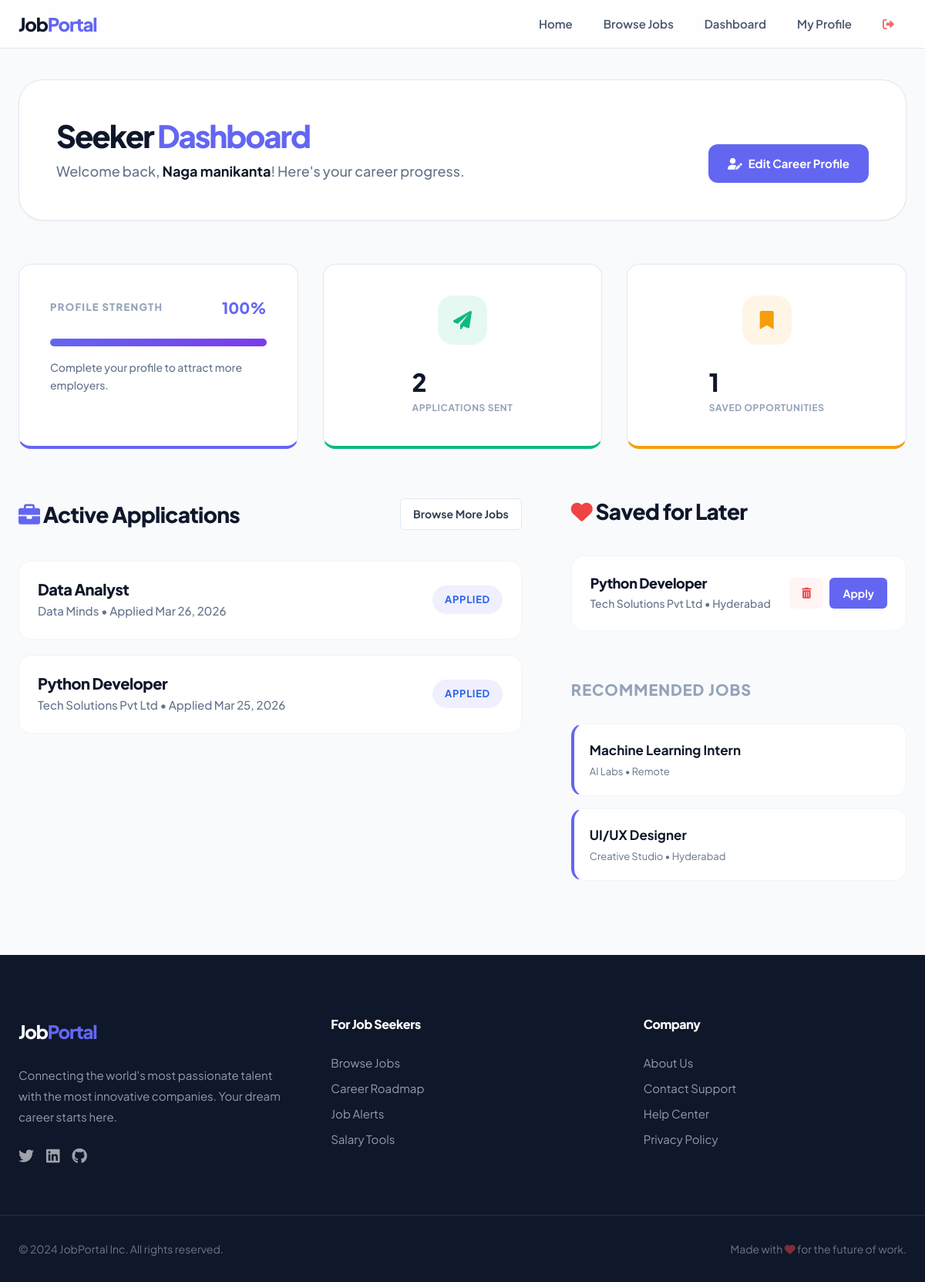
The app's page /seeker/dashboard/ (signed in) with its own data.
### jobs/models.py (models this page shows, shortened)
class Application(models.Model):
    STATUS_CHOICES = (
        ('Applied', 'Applied'),
        ('Shortlisted', 'Shortlisted'),
        ('Interview', 'Interview'),
        ('Selected', 'Selected'),
        ('Rejected', 'Rejected'),
    )
    job = models.ForeignKey(Job, on_delete=models.CASCADE, related_name='applications')
    seeker = models.ForeignKey(User, on_delete=models.CASCADE, related_name='applications_made')
    resume = models.FileField(upload_to='applications/')
    cover_letter = models.TextField(blank=True)
    status = models.CharField(max_length=20, choices=STATUS_CHOICES, default='Applied')
    applied_at = models.DateTimeField(auto_now_add=True)
    class Meta:
        unique_together = ('job', 'seeker') # Prevent duplicate applications

class Job(models.Model):
    JOB_TYPE_CHOICES = (
        ('Full-time', 'Full-time'),
        ('Part-time', 'Part-time'),
        ('Remote', 'Remote'),
        ('Freelance', 'Freelance'),
        ('Contract', 'Contract'),
        ('Internship', 'Internship'),
    )
    employer = models.ForeignKey(User, on_delete=models.CASCADE, related_name='jobs_posted')
    company = models.ForeignKey(Company, on_delete=models.CASCADE, related_name='jobs', null=True)
    category = models.ForeignKey(Category, on_delete=models.SET_NULL, null=True, related_name='jobs')
    title = models.CharField(max_length=200)
    location = models.CharField(max_length=200)
    description = models.TextField()
    requirements = models.TextField(blank=True)
    job_type = models.CharField(max_length=20, choices=JOB_TYPE_CHOICES, default='Full-time')
    salary_min = models.PositiveIntegerField(null=True, blank=True)
    salary_max = models.PositiveIntegerField(null=True, blank=True)
    is_featured = models.BooleanField(default=False)
    created_at = models.DateTimeField(auto_now_add=True)
    expiry_date = models.DateTimeField(default=default_expiry)

class Company(models.Model):
    employer = models.ForeignKey(User, on_delete=models.CASCADE, related_name='companies')
    name = models.CharField(max_length=200)
    logo = models.ImageField(upload_to='company_logos/', null=True, blank=True)
    description = models.TextField()
    website = models.URLField(max_length=200, blank=True)
    location = models.CharField(max_length=200)
    class Meta:
        verbose_name_plural = "Companies"

class SavedJob(models.Model):
    user = models.ForeignKey(User, on_delete=models.CASCADE, related_name='saved_jobs')
    job = models.ForeignKey(Job, on_delete=models.CASCADE)
    saved_at = models.DateTimeField(auto_now_add=True)
    class Meta:
        unique_together = ('user', 'job')

### jobs/views.py (the view)
# urls.py: path('seeker/dashboard/', views.seeker_dashboard, name='seeker_dashboard'),
@login_required
def seeker_dashboard(request):
    if request.user.profile.user_type != 'seeker':
        return redirect('home')
    applications = request.user.applications_made.all().order_by('-applied_at')
    saved_jobs = request.user.saved_jobs.all().order_by('-saved_at')
    completion_percentage = get_profile_completion(request.user)
    user_skills = request.user.profile.skills.split(',') if request.user.profile.skills else []
    pref_cat = request.user.profile.preferred_category
    recommendations = Job.objects.filter(expiry_date__gt=timezone.now()).exclude(applications__seeker=request.user)
    if pref_cat:
        recommendations = recommendations.filter(category=pref_cat)[:5]
    elif user_skills:
        skill_queries = Q()
        for skill in user_skills:
            skill_queries |= Q(title__icontains=skill.strip()) | Q(description__icontains=skill.strip())
        recommendations = recommendations.filter(skill_queries).distinct()[:5]
    else:
        recommendations = recommendations.filter(is_featured=True)[:5]
    return render(request, 'jobs/seeker_dashboard.html', {
        'applications': applications,
        'saved_jobs': saved_jobs,
        'recommendations': recommendations,
        'completion_percentage': completion_percentage
    })

### jobs/views.py (called while the page is built)
def get_profile_completion(user):
    try:
        profile = user.profile
        points = 0
        total = 5
        if user.first_name and user.last_name: points += 1
        if user.email: points += 1
        if profile.resume: points += 1
        if profile.skills: points += 1
        if profile.experience: points += 1
        return int((points / total) * 100)
    except Exception:
        return 0

### jobs/templates/jobs/seeker_dashboard.html (shortened to what this page needs)
{% extends 'jobs/base.html' %}
{% block content %}
<div class="dashboard-container" style="max-width: 1200px; margin: 0 auto;">
    <div class="dashboard-header" style="display: flex; justify-content: space-between; align-items: flex-end; margin-bottom: 3.5rem; background: white; padding: 3rem; border-radius: 2rem; border: 1px solid var(--slate-200); box-shadow: var(--shadow-sm);">
        <div>
            <h1 style="font-size: 2.5rem; margin-bottom: 0.5rem; letter-spacing: -0.05em;">Seeker <span style="color: var(--primary-color);">Dashboard</span></h1>
            <p style="color: var(--slate-500); font-weight: 500; font-size: 1.125rem;">Welcome back, <strong style="color: var(--slate-900);">{{ user.first_name|default:user.username }}</strong>! Here's your career progress.</p>
        </div>
        <div class="actions">
            <a href="{% url 'profile' %}" class="btn"><i class="fas fa-user-edit"></i> Edit Career Profile</a>
        </div>
    </div>
    <div class="stats-row" style="display: grid; grid-template-columns: repeat(auto-fit, minmax(280px, 1fr)); gap: 2rem; margin-bottom: 4rem;">
        <div class="job-card" style="padding: 2.5rem; border-bottom: 4px solid var(--primary-color);">
            <div style="display: flex; justify-content: space-between; align-items: center; margin-bottom: 1.5rem;">
                <h4 style="margin: 0; color: var(--slate-400); font-size: 0.8125rem; text-transform: uppercase; letter-spacing: 0.1em; font-weight: 800;">Profile Strength</h4>
                <span style="font-weight: 800; color: var(--primary-color); font-size: 1.25rem;">{{ completion_percentage }}%</span>
            </div>
            <div style="width: 100%; background: var(--slate-100); height: 10px; border-radius: 5px; overflow: hidden;">
                <div style="width: {{ completion_percentage }}%; background: linear-gradient(90deg, var(--primary-color), #7c3aed); height: 100%;"></div>
            </div>
            <p style="margin-top: 1rem; font-size: 0.875rem; color: var(--slate-500); font-weight: 500;">Complete your profile to attract more employers.</p>
        </div>
        <div class="job-card" style="padding: 2.5rem; display: flex; align-items: center; gap: 2rem; border-bottom: 4px solid var(--success-color);">
            <div style="background: rgba(16, 185, 129, 0.1); color: var(--success-color); width: 64px; height: 64px; border-radius: 1.25rem; display: flex; align-items: center; justify-content: center;">
                <i class="fas fa-paper-plane fa-xl"></i>
            </div>
            <div>
                <h3 style="font-size: 2rem; margin: 0; line-height: 1;">{{ applications.count }}</h3>
                <p style="color: var(--slate-400); font-weight: 700; text-transform: uppercase; font-size: 0.75rem; letter-spacing: 0.05em; margin-top: 0.5rem;">Applications Sent</p>
            </div>
        </div>
        <div class="job-card" style="padding: 2.5rem; display: flex; align-items: center; gap: 2rem; border-bottom: 4px solid var(--warning-color);">
            <div style="background: rgba(245, 158, 11, 0.1); color: var(--warning-color); width: 64px; height: 64px; border-radius: 1.25rem; display: flex; align-items: center; justify-content: center;">
                <i class="fas fa-bookmark fa-xl"></i>
            </div>
            <div>
                <h3 style="font-size: 2rem; margin: 0; line-height: 1;">{{ saved_jobs.count }}</h3>
                <p style="color: var(--slate-400); font-weight: 700; text-transform: uppercase; font-size: 0.75rem; letter-spacing: 0.05em; margin-top: 0.5rem;">Saved Opportunities</p>
            </div>
        </div>
    </div>
    <div style="display: grid; grid-template-columns: 1.5fr 1fr; gap: 4rem; align-items: start;">
        <section class="applications">
            <div style="display: flex; justify-content: space-between; align-items: center; margin-bottom: 2.5rem;">
                <h2 style="font-size: 1.75rem; margin: 0;"><i class="fas fa-briefcase text-primary" style="color: var(--primary-color);"></i> Active Applications</h2>
                <a href="{% url 'job_list' %}" class="btn btn-secondary btn-sm">Browse More Jobs</a>
            </div>
            <div style="display: flex; flex-direction: column; gap: 1.25rem;">
                {% for app in applications %}
                <div class="job-card" style="padding: 1.5rem; flex-direction: row; gap: 2rem; align-items: center; border-color: var(--slate-100);">
                    <div style="flex: 1;">
                        <h4 style="margin: 0; font-size: 1.25rem; margin-bottom: 0.25rem;"><a href="{% url 'job_detail' app.job.pk %}">{{ app.job.title }}</a></h4>
                        <p style="color: var(--slate-500); font-weight: 500; font-size: 0.9375rem; margin: 0;">{{ app.job.company.name }} • Applied {{ app.applied_at|date:"M d, Y" }}</p>
                    </div>
                    <div style="text-align: right;">
                        <span class="category-badge" style="margin: 0; font-size: 0.8125rem; padding: 0.5rem 1rem; background: {% if app.status == 'Selected' %}rgba(16, 185, 129, 0.1); color: #059669{% elif app.status == 'Rejected' %}rgba(239, 68, 68, 0.1); color: #dc2626{% else %}rgba(99, 102, 241, 0.1); color: #2563eb{% endif %};">
                            {{ app.status }}
                        </span>
                    </div>
                </div>
                {% endfor %}
            </div>
        </section>
        <section class="saved-jobs">
            <h2 style="font-size: 1.75rem; margin-bottom: 2.5rem;"><i class="fas fa-heart text-danger" style="color: var(--danger-color);"></i> Saved for Later</h2>
            <div style="display: flex; flex-direction: column; gap: 1.25rem;">
                {% for saved in saved_jobs %}
                <div class="job-card" style="padding: 1.5rem; flex-direction: row; gap: 1.5rem; align-items: center; border-color: var(--slate-100);">
                    <div style="flex: 1;">
                        <h4 style="margin: 0; font-size: 1.125rem; margin-bottom: 0.25rem;"><a href="{% url 'job_detail' saved.job.pk %}">{{ saved.job.title }}</a></h4>
                        <p style="color: var(--slate-500); font-weight: 500; font-size: 0.875rem; margin: 0;">{{ saved.job.company.name }} • {{ saved.job.location }}</p>
                    </div>
                    <div style="display: flex; gap: 0.5rem;">
                        <a href="{% url 'toggle_save_job' saved.job.pk %}" class="btn btn-sm btn-secondary" style="color: var(--danger-color); background: rgba(239, 68, 68, 0.05); border: none;" title="Remove"><i class="fas fa-trash-alt"></i></a>
                        <a href="{% url 'job_detail' saved.job.pk %}" class="btn btn-sm">Apply</a>
                    </div>
                </div>
                {% empty %}
                <div style="text-align: center; padding: 3rem; background: white; border-radius: 2rem; border: 1px dashed var(--slate-200);">
                    <p style="color: var(--slate-400);">No saved jobs yet.</p>
                </div>
                {% endfor %}
            </div>
            {% if recommendations %}
            <div class="recommendations" style="margin-top: 4rem;">
                <h3 style="font-size: 1.25rem; margin-bottom: 2rem; font-weight: 800; color: var(--slate-400); text-transform: uppercase; letter-spacing: 0.05em;">Recommended Jobs</h3>
                <div style="display: flex; flex-direction: column; gap: 1rem;">
                    {% for job in recommendations %}
                    <a href="{% url 'job_detail' job.pk %}" class="job-card" style="padding: 1.25rem; border-left: 4px solid var(--primary-color); border-color: var(--slate-100); border-left-color: var(--primary-color);">
                        <h5 style="margin: 0; font-size: 1.0625rem;">{{ job.title }}</h5>
                        <p style="color: var(--slate-500); font-size: 0.8125rem; margin-top: 0.25rem;">{{ job.company.name }} • {{ job.location }}</p>
                    </a>
                    {% endfor %}
                </div>
            </div>
            {% endif %}
        </section>
    </div>
</div>
{% endblock %}

### jobs/static/css/style.css (style rules this page uses)
:root { --primary-color: #6366f1; --primary-hover: #4f46e5; --secondary-color: #64748b; --success-color: #10b981; --danger-color: #ef4444; --warning-color: #f59e0b; --info-color: #06b6d4; --dark-color: #1e293b; --light-color: #f8fafc; --white: #ffffff; --slate-50: #f8fafc; --slate-100: #f1f5f9; --slate-200: #e2e8f0; --slate-300: #cbd5e1; --slate-400: #94a3b8; --slate-500: #64748b; --slate-600: #475569; --slate-700: #334155; --slate-800: #1e293b; --slate-900: #0f172a; --shadow-sm: 0 1px 2px 0 rgb(0 0 0 / 0.05); --shadow: 0 4px 6px -1px rgb(0 0 0 / 0.1), 0 2px 4px -2px rgb(0 0 0 / 0.1); --shadow-md: 0 10px 15px -3px rgb(0 0 0 / 0.1), 0 4px 6px -4px rgb(0 0 0 / 0.1); --shadow-lg: 0 20px 25px -5px rgb(0 0 0 / 0.1), 0 8px 10px -6px rgb(0 0 0 / 0.1); --radius-sm: 0.375rem; --radius: 0.75rem; --radius-lg: 1rem; --radius-full: 9999px; }
* { box-sizing: border-box; margin: 0; padding: 0; }
body { font-family: 'Plus Jakarta Sans', 'Inter', system-ui, -apple-system, sans-serif; line-height: 1.6; background-color: var(--slate-50); color: var(--slate-900); -webkit-font-smoothing: antialiased; }
a { text-decoration: none; color: inherit; transition: all 0.2s cubic-bezier(0.4, 0, 0.2, 1); }
h1, h2, h3, h4 { color: var(--slate-900); font-weight: 800; line-height: 1.2; margin-bottom: 1rem; letter-spacing: -0.025em; }
.btn { display: inline-flex; align-items: center; justify-content: center; padding: 0.75rem 1.5rem; background-color: var(--primary-color); color: var(--white); border: 1px solid transparent; border-radius: var(--radius); cursor: pointer; font-size: 0.9375rem; font-weight: 700; transition: all 0.2s cubic-bezier(0.4, 0, 0.2, 1); gap: 0.5rem; }
.btn-secondary { background-color: var(--white); color: var(--slate-700); border: 1px solid var(--slate-200); }
.btn-sm { padding: 0.5rem 1rem; font-size: 0.875rem; border-radius: var(--radius-sm); }
.job-card { background: var(--white); padding: 2rem; border-radius: var(--radius-lg); border: 1px solid var(--slate-200); transition: all 0.3s cubic-bezier(0.4, 0, 0.2, 1); display: flex; flex-direction: column; position: relative; }
.category-badge { display: inline-flex; align-items: center; gap: 0.5rem; padding: 0.4rem 0.875rem; background: var(--slate-100); color: var(--slate-600); font-size: 0.75rem; font-weight: 700; text-transform: uppercase; letter-spacing: 0.05em; border-radius: var(--radius-full); margin-bottom: 1.25rem; }
.job-card h3 { font-size: 1.375rem; margin-bottom: 0.75rem; line-height: 1.3; }

### records on screen
Application: job "Data Analyst", job.company.name "Data Minds", applied_at "Mar 26, 2026", status "APPLIED"
Application: job "Python Developer", job.company.name "Tech Solutions Pvt Ltd", applied_at "Mar 25, 2026", status "APPLIED"
SavedJob: job "Python Developer", job.company.name "Tech Solutions Pvt Ltd", job.location "Hyderabad"
Job: title "Machine Learning Intern", company.name "AI Labs", location "Remote"
Job: title "UI/UX Designer", company.name "Creative Studio", location "Hyderabad"

### other values on screen
{{ user.first_name|default:user.username }} "Naga manikanta"
{{ completion_percentage }} "100"
{{ applications.count }} "2"
{{ saved_jobs.count }} "1"
